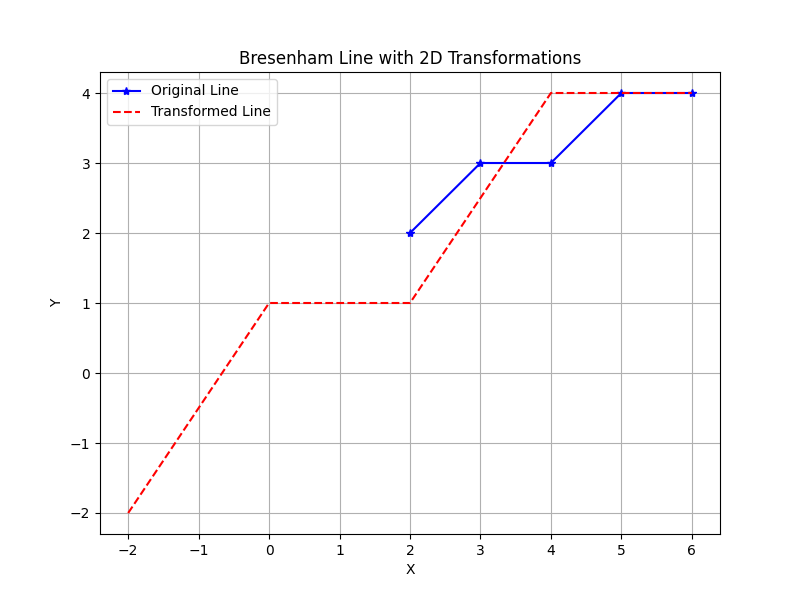

This figure's Python source:
import matplotlib.pyplot as plt
import numpy as np
x0 = int(input("Enter the point x0: "))
y0 = int(input("Enter the point y0: "))
x1 = int(input("Enter the point x1: "))
y1 = int(input("Enter the point y1: "))
def Bresen(x0,y0,x1,y1):
    dx = abs(x1 - x0)
    dy = abs(y1 - y0)

    sx = 1 if x1 > x0 else -1
    sy = 1 if y1 > y0 else -1
#point initialization
    xes = [x0]
    yes = [y0]

    if dx > dy:
        p = 2 * dy - dx
        while x0 != x1:
            x0 = x0 + sx
            if p >= 0:
                y0 = y0 + sy
                p = p + 2 * (dy - dx)
            else:
                p = p + 2 * dy
            xes.append(x0)
            yes.append(y0)
    else:
        p = 2 * dx - dy
        while y0 != y1:
            y0 = y0 + sy
            if p >= 0:
                x0 = x0 + sx
                p = p + 2 * (dx - dy)
            else:
                p = p + 2 * dx
            xes.append(x0)
            yes.append(y0)

    return xes,yes
xes,yes = Bresen(x0,y0,x1,y1)
sx =int(input("enter value of sx:"))
sy =int(input("enter value of sy:"))
T= np.array([[1,0,x1],[0,1,y1],[0,0,1]])
S= np.array([[sx,0,0],[0,sy,0],[0,0,1]])
NT= np.array([[1,0,-x1],[0,1,-y1],[0,0,1]])
CM= T@S@NT
print(CM)
points=np.vstack((xes,yes, np.ones_like(xes)))
TR= CM@points

plt.figure(figsize=(8,6))
plt.plot(xes, yes, marker='*',color='blue', linestyle='-', label='Original Line')

# Transformed line
plt.plot(TR[0],TR[1], color='red', linestyle='--', label='Transformed Line')

# Plot settings
plt.title("Bresenham Line with 2D Transformations")
plt.xlabel("X")
plt.ylabel("Y")
plt.legend()
plt.grid(True)
plt.show()
